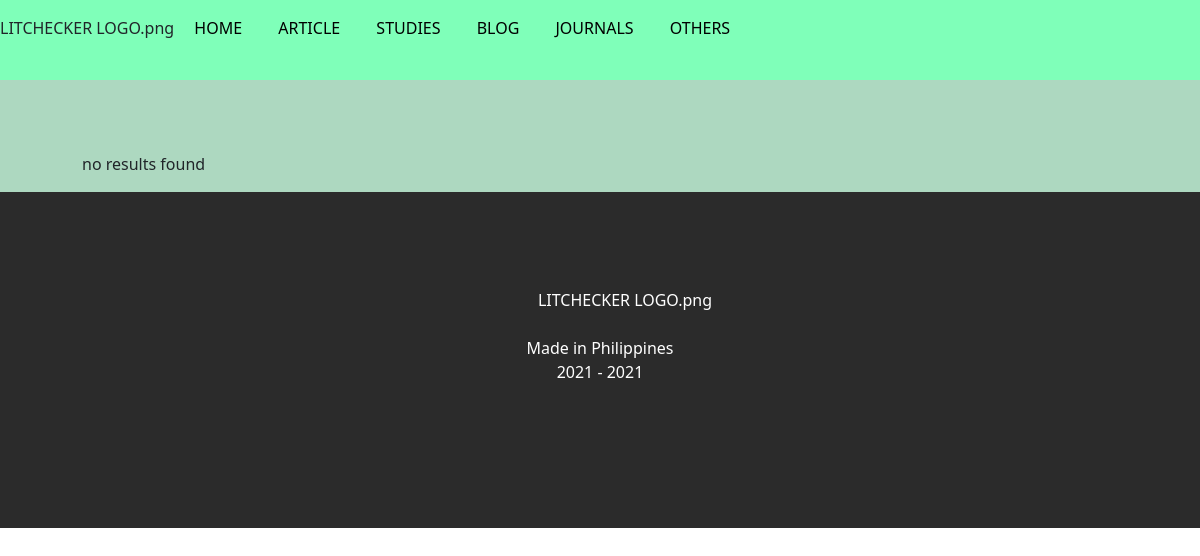
Before: /results_by_type.php?type=Study with the older database file.
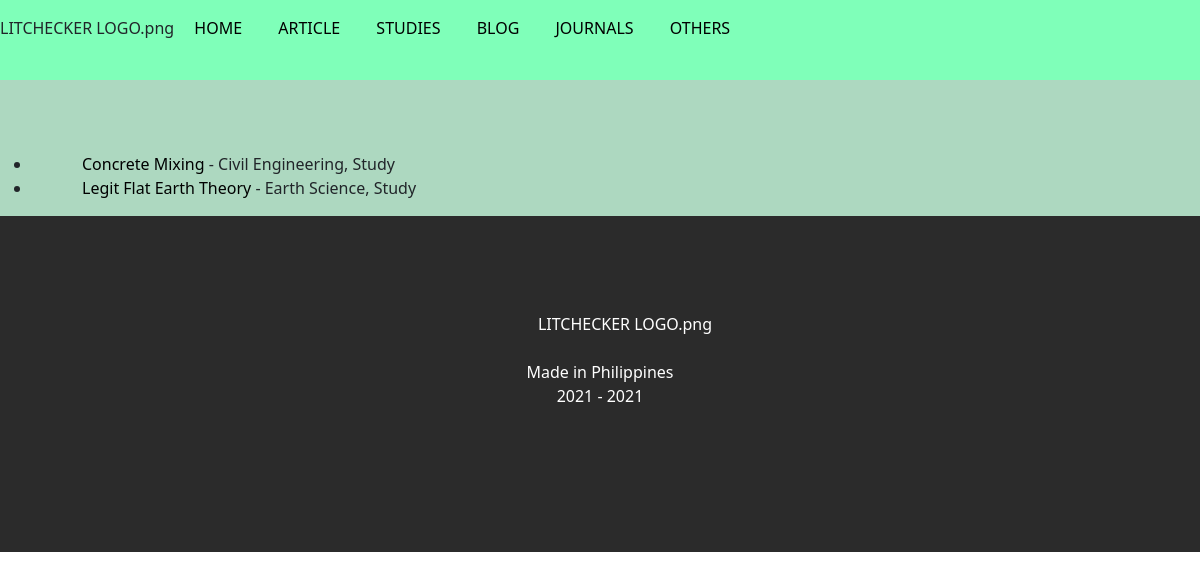
After: the same page with the newer database file.
### tables this page shows
CREATE TABLE `literature` (
  `id` int(100) NOT NULL,
  `title` text DEFAULT NULL,
  `category` varchar(100) DEFAULT NULL,
  `type` varchar(100) DEFAULT NULL,
  `link` text DEFAULT NULL,
  `author_1` varchar(100) NOT NULL,
  `author_2` varchar(100) NOT NULL,
  `author_3` varchar(100) NOT NULL
);

### results_by_type.php (the view, shortened to what this page needs)
<!DOCTYPE html>
<head>
    <link href="https://cdn.jsdelivr.net/npm/bootstrap@5.0.0-beta3/dist/css/bootstrap.min.css"
    rel="stylesheet">
    <link rel="stylesheet" href="css/index.css">
</head>
<body>
    <section class = "header">
        LITCHECKER LOGO.png
        <button class="dropbtn2"><a href="index.php">HOME</a></button>
        <button class="dropbtn2"><a href="results_by_type.php?type=Article">ARTICLE</a></button>
        <button class="dropbtn2"><a href="results_by_type.php?type=Study">STUDIES</a></button>
        <button class="dropbtn2"><a href="results_by_type.php?type=Blog">BLOG</a></button>
        <button class="dropbtn2"><a href="results_by_type.php?type=Journal">JOURNALS</a></button>
        <button class="dropbtn2"><a href="results_by_type.php?type=Others">OTHERS</a></button>
    <br><br>
    </section>
     <section class = "body">
     <br><br><br>
        <?php
        $server = "localhost";
        $user ="root";
        $pass ="";
        $con=mysqli_connect($server,$user,$pass);
        $db="litcheck";
        mysqli_select_db($con,$db);
        if(isset($_GET['type']))
        $type = $_GET['type'];
        $search_this = $_SESSION['searching'];
        $sqlselect = mysqli_query($con,"select title,category,type,link from literature where title like '%$search_this%' and type like '%$type%' ");
        $sqlselectresult= mysqli_num_rows($sqlselect);
        ?>
        <ul>
        <?php
        while ($results=mysqli_fetch_object($sqlselect)){
                echo "<li>";
                echo"<a href='$results->link'>$results->title ";
                echo "</a>";
                echo " - ".$results->category.", ".$results->type."<br>";
                echo "</li>";
        }
         if($sqlselectresult == 0){
            echo "no results found";
        }
        ?>
        </ul>
    <?php include 'credits.php';?>
</body>
</html>

Changed rows visible on the page:
added literature: title "Concrete Mixing", category "Civil Engineering", type "Study"
added literature: title "Legit Flat Earth Theory", category "Earth Science", type "Study"
Other visible differences:
text no longer shown: "no results found"
